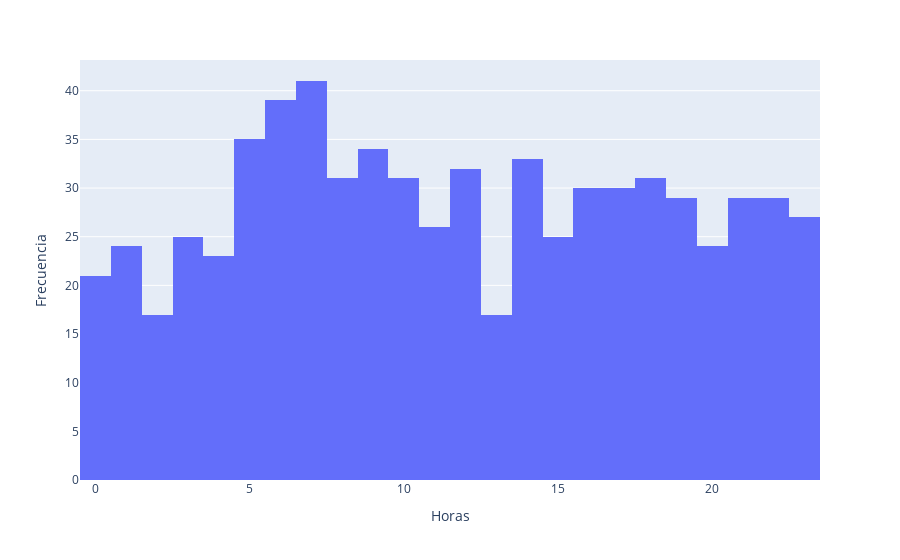

The notebook cell this image was saved under:
### Markdown cell above
<h3>n° de accidentes por horas</h3>

### Code cell
fig = px.histogram(df_homicidios, x="HH")

fig.update_xaxes(
    title_text="Horas"
)
fig.update_yaxes(
    title_text="Frecuencia"  # Cambia el nombre del eje y
)

fig.show()

### Figure 1 — Plotly figure (JSON) as saved in the notebook; plotly's stock layout.template omitted (floating-point values rounded to 4 significant figures; data arrays with more than 128 entries replaced by an {"elided": "..."} marker saying what was removed)
{"data": [{"alignmentgroup": "True", "bingroup": "x", "hovertemplate": "HH=%{x}<br>count=%{y}<extra></extra>", "legendgroup": "", "marker": {"color": "#636efa", "pattern": {"shape": ""}}, "name": "", "offsetgroup": "", "orientation": "v", "showlegend": false, "type": "histogram", "x": {"elided": "683 int values"}, "xaxis": "x", "yaxis": "y"}], "layout": {"barmode": "relative", "legend": {"tracegroupgap": 0}, "margin": {"t": 60}, "xaxis": {"anchor": "y", "domain": [0, 1], "title": {"text": "Horas"}}, "yaxis": {"anchor": "x", "domain": [0, 1], "title": {"text": "Frecuencia"}}}}
